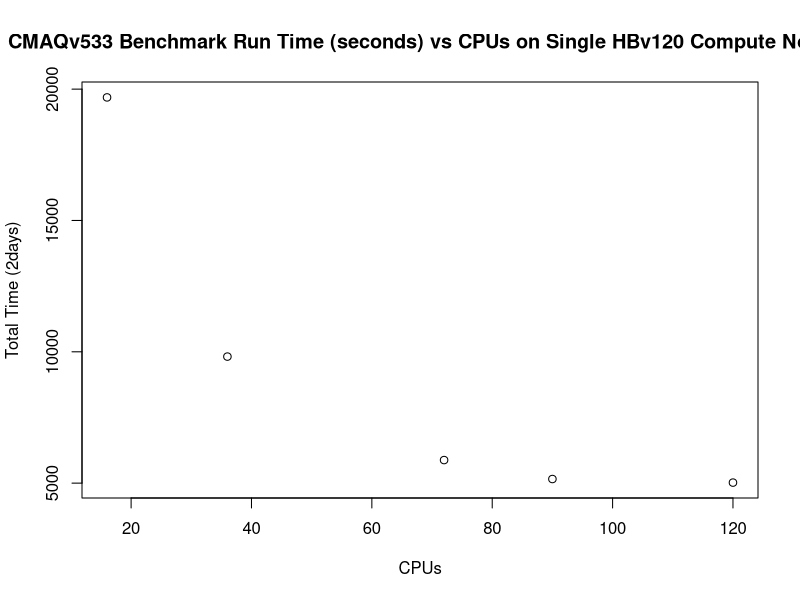

Write R code to recreate this figure.
# Script author: Liz Adams
# Affiliation: UNC CMAS Center 

curr_wd<-getwd()
setwd(curr_wd)
csv_data<-read.csv("../docs/user_guide_cyclecloud/timing_hbv120_single_node.csv",sep="\t", skip =0, header = TRUE, comment.char = "",check.names = FALSE, quote="", )
print(csv_data)

# ------------- Do not change below unless modifying for a different workflow ---------------------


# plot data
   png(file = paste('HBv120','_','Time','_','CPUs','.png',sep=''), width = 1024, height = 768, bg='white')

   plot(x = csv_data$CPUs,
        y = csv_data$TotalTime,
        xlab = "CPUs",
        ylab = "Total Time (2days)",
        main = "CMAQv533 Benchmark Run Time (seconds) vs CPUs on Single HBv120 Compute Node")
